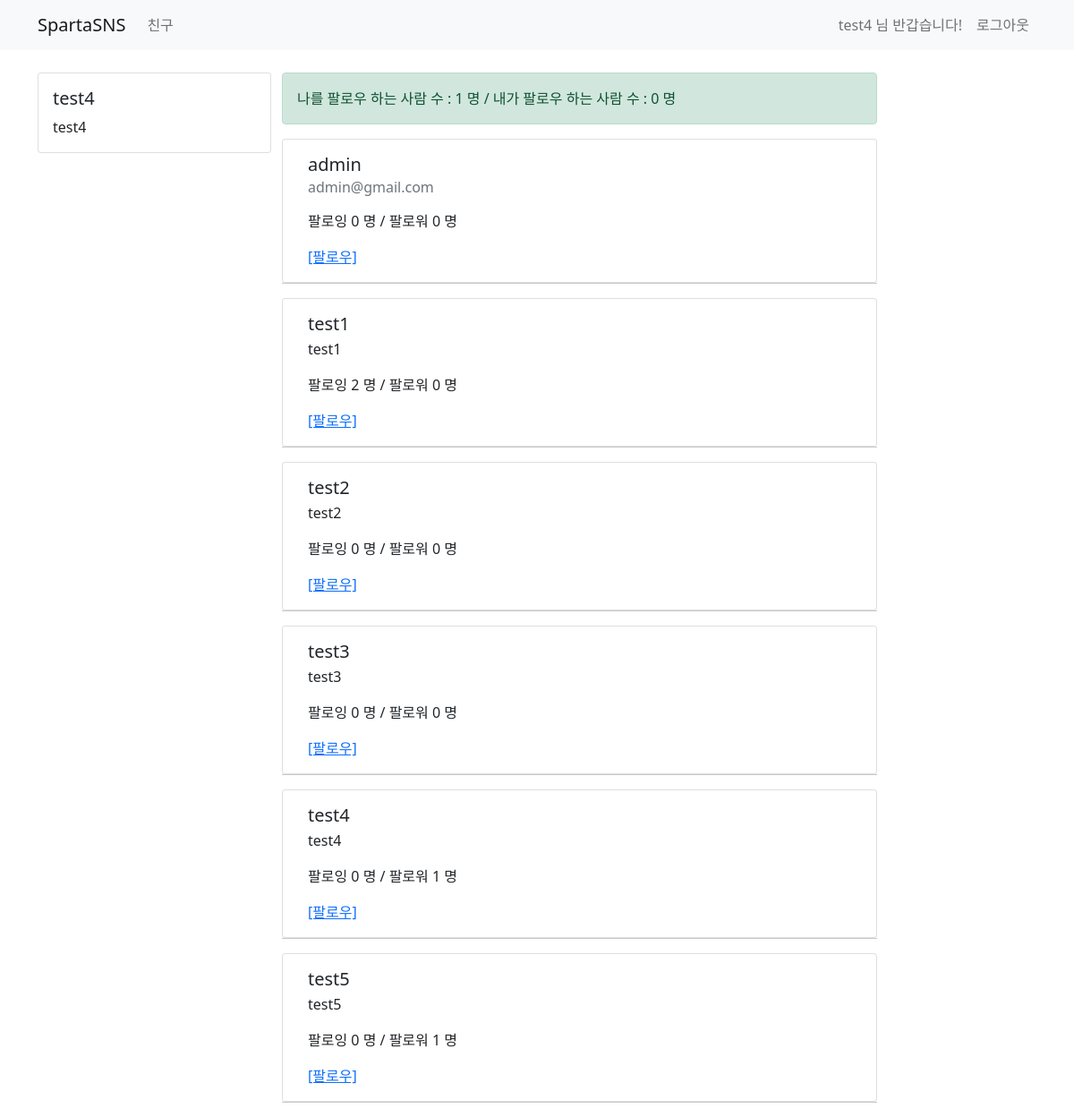
Page /user/ (signed in) on the earlier database version.
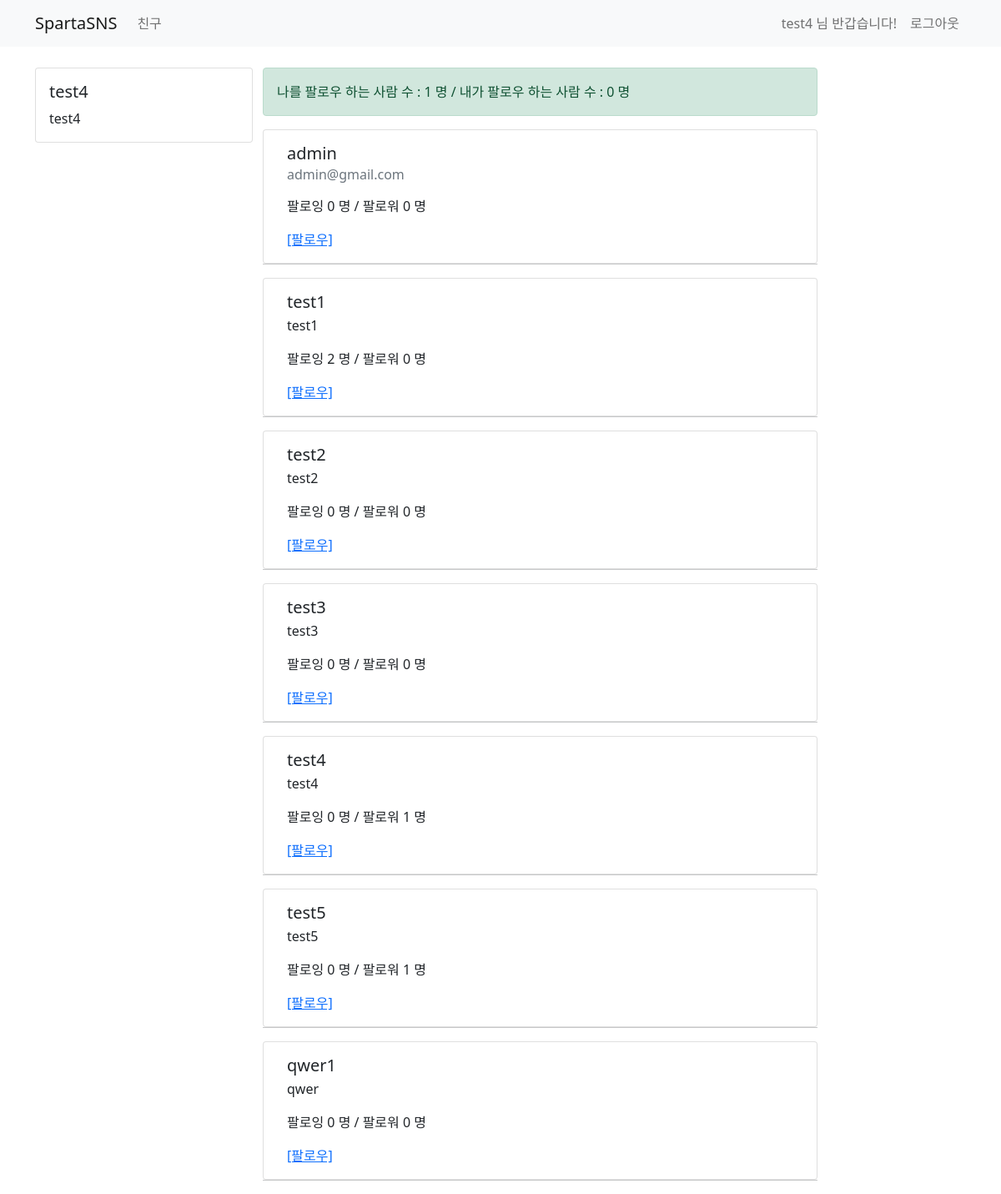
Same page on the later database version.
### user/models.py (models this page shows)
class UserModel(AbstractUser):
    class Meta:
        db_table = "my_user"
    bio = models.CharField(max_length=256, default='')
    follow = models.ManyToManyField(settings.AUTH_USER_MODEL, related_name='followee')

### user/views.py (the view)
# urls.py: path('user/', views.user_view, name='user-list'),
@login_required
def user_view(request):
    if request.method == 'GET':
        user_list = UserModel.objects.all()
        return render(request, 'user/user_list.html', {'user_list': user_list})

### templates/user/user_list.html (shortened to what this page needs)
{% extends 'base.html' %}
{% block content %}
    <div class="container timeline-container">
        <div class="row">
            <div class="col-md-3">
                <div class="card">
                    <div class="card-body">
                        <h5 class="card-title">{{ user.username }}</h5>
                        <p class="card-text"> {{ user.bio }}</p>
                    </div>
                </div>
            </div>
            <div class="col-md-7">
                <div class="row">
                    <div class="alert alert-success" role="alert">
                        나를 팔로우 하는 사람 수 : {{ user.followee.count }} 명 / 내가 팔로우 하는 사람 수 : {{ user.follow.count }} 명
                    </div>
                </div>
                <div class="row">
                    {% for ul in user_list %}
                        <div class="card">
                            <div class="card-body">
                                <h5 class="card-title">{{ ul.username }}</h5>
                                <h6 class="card-subtitle mb-2 text-muted">{{ ul.email }}</h6>
                                <p class="card-text">
                                    {{ ul.bio }}
                                </p>
                                <p class="card-text">
                                    팔로잉 {{ ul.follow.count }} 명 / 팔로워 {{ ul.followee.count }} 명
                                </p>
                                {% if ul in user.follow.all %}
                                    <a href="/user/follow/{{ ul.id }}" class="card-link">[팔로우 취소]</a>
                                {% else %}
                                    <a href="/user/follow/{{ ul.id }}" class="card-link">[팔로우]</a>
                                {% endif %}
                            </div>
                        </div>
                        <hr>
                    {% endfor %}
                </div>
            </div>
            <div class="col-md-2"></div>
        </div>
    </div>
{% endblock %}

### templates/base.html (shortened to what this page needs)
<!DOCTYPE html>
<html lang="en">
<head>
    <link href="https://cdn.jsdelivr.net/npm/bootstrap@5.0.0-beta3/dist/css/bootstrap.min.css" rel="stylesheet"
>
</head>
<body>
<nav class="navbar navbar-expand-lg navbar-light bg-light">
    <div class="container">
        <a class="navbar-brand" href="/">SpartaSNS</a>
        {% if user.is_authenticated %}
            <div class="collapse navbar-collapse" id="navbarSupportedContent">
                <ul class="navbar-nav mr-auto">
                    <li class="nav-item">
                        <a class="nav-link" href="/user"> 친구 </a>
                    </li>
                </ul>
            </div>
        {% endif %}
        <form class="form-inline my-2 my-lg-0">
            {% if not user.is_authenticated %}
                <ul class="navbar-nav mr-auto">
                    <li class="nav-item active">
                        <a class="nav-link" href="/sign-in"> 로그인 <span class="sr-only"></span></a>
                    </li>
                    <li class="nav-item active">
                        <a class="nav-link" href="/sign-up"> 회원가입 <span class="sr-only"></span></a>
                    </li>
                </ul>
            {% else %}
                <ul class="navbar-nav mr-auto">
                    <li class="nav-item" disabled>
                        <span class="nav-link">
                            {{ user.username }} 님 반갑습니다!
                        </span>
                    </li>
                    <li class="nav-item">
                        <a class="nav-link" href="/logout"> 로그아웃 </a>
                    </li>
                </ul>
            {% endif %}
        </form>
    </div>
</nav>
{% block content %}
{% endblock %}
</body>
</html>

Differences in the rows shown:
added UserModel: username "qwer1", bio "qwer", follow.count "0", followee.count "0"
